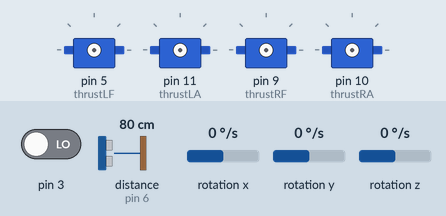
This sketch was run on a simulated Arduino Uno, built with avr-gcc and run on an emulated ATmega328P. On the bench: 4 × servo. Wiring (inferred from the names in the program): ADXL345 accelerometer at I2C address 0x53; ITG-3200 gyroscope at I2C address 0x68. Inputs (shaded band) come from the test bench; at power-on: pin 3 LOW, distance to the obstacle (sensor on pin 6) 80 cm, rotation x 0 °/s, rotation y 0 °/s, rotation z 0 °/s. The echo pulse lasts 58.3 µs per cm.

Above: at 0.1 s.
At 2.0 s:
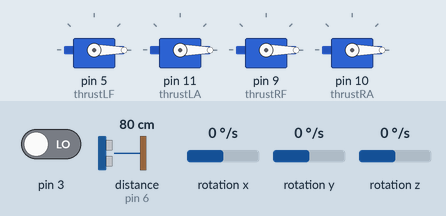
Timing chart, 0 to 3.5 s (numbered marks = the images above):
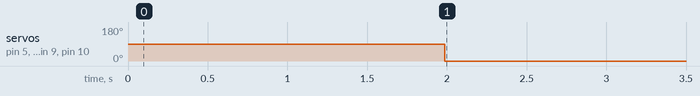

Measured:
- by itself, servo on pin 5 (thrustLF), servo on pin 11 (thrustLA), servo on pin 9 (thrustRF), servo on pin 10 (thrustRA): 90° → 0° at 2.0 s

The sketch:

FlightPlan_v0_1.ino
```cpp
// Initialize variables, pin modes, include libraries, etc. ------------------

  // include I2C library (mainly for 6DOF, barometer and magnetometer sensors)
      #include <Wire.h>

  // Include accelerometer (6DOF) sense/output libraries
      #include <FreeSixIMU.h>
        #include <FIMU_ADXL345.h>
        #include <FIMU_ITG3200.h>

  // Include updated Ultrasonic library
      #include <NewPing.h>

  // Include thrust motor and servo control library
      #include <Servo.h>

//Set objects  --------------------------------------------------------------

  // Setup yaw, pitch, roll angle array
    // 0 = pitch = up/down (thrustLR/thrustRF and thrustLA/thrustRA controlled)
    // 1 = yaw = left/right rotate (presently uncontrolled - maybe use torque?)
    // 2 = roll = left/right roll (thrustLF/thrustLA and thrustRF/thrustRA controlled)
    float angles[3];

  // Define the FreeSixIMU object
    FreeSixIMU sixDOF = FreeSixIMU();

  // Define main thrust motor objects
    // a maximum of eight motor/servo objects can be created
    // System is a 4-thrust motor 'X' configuration
    Servo thrustLF; //left-forward
    Servo thrustLA; //left-aft
    Servo thrustRF; //right-forward
    Servo thrustRA; //right-aft

  // Define variables to store the thrust motor adjusted thrust-bias (if needed)
    int thrustLF_bias = 0;
    int thrustLA_bias = 0;
    int thrustRF_bias = 0;
    int thrustRA_bias = 0;

  // Define variables to store the thrust motor output (0 as initial thrust % value - goes to 100)
    int thrustLF_output = 0;
    int thrustLA_output = 0;
    int thrustRF_output = 0;
    int thrustRA_output = 0;

  // Define Ultrasonic ground height 'sonar' setup
    #define TRIGGER_PIN  7
    #define ECHO_PIN     6
    #define MAX_DISTANCE 500 // Maximum sensing distance in CM

    // Define ground height sensor
     NewPing sonar_ground_height(TRIGGER_PIN, ECHO_PIN, MAX_DISTANCE);

      // Define minimum 'safe' altitude in CM
      int safe_altitude = 100;

      // Define last recorded height in CM to compare against current state - to check for uncontrolled ascent/descent
      int last_recorded_altitude = 0;

      // Define cruise height in CM - used for when auto pilot takes over from manual control
      int cruise_altitude = 0;

   // Define general incremental % value to adjust thrust by when correcting attitude and horizon
     int thrust_adjust = 5;

  // Setup RC receiver channel variables - presently only 2-channel
    int rc_channel_1;
    int rc_channel_2;

      // Setup RC receiver channel input range limits
      int rc_channel_lower_limit = 1030;
      int rc_channel_upper_limit = 1850;

      // Setup RC receiver joystick neutral values
      int rc_channel_1_neutral = 1430;
      int rc_channel_2_neutral = 1440;


// Setup code runs once  ---------------------------------------------------------
void setup() {

 // Configure all pin names and outputs

  //Begin serial output - for monitoring output on PC
    Serial.begin(9600);

  //Begin I2C comms
    Wire.begin();

  //Start-up the 6DOF IMU
    delay(5);
    sixDOF.init();
    delay(5);

  // Attaches the thrust servos PWM out to specific Arduino pins
    thrustLF.attach(5);
    thrustLA.attach(11);
    thrustRF.attach(9);
    thrustRA.attach(10);

 // Setup PWM RC receiver INPUT pins (one pin per channel)
    pinMode(3, INPUT);
    pinMode(6, INPUT);

}

// Main program code --------------------------------------------------------------

void loop() {

  // Self check

  // Spin up delay

  // Spin up

  // Read for RC interrupt and convert to meaningful signal
    // Read input on RC channels
    rc_channel_1 = pulseIn(3, HIGH, 25000); // Read the pulse width of
    rc_channel_2 = pulseIn(6, HIGH, 25000); // each RC channel
    // Constrain reading to 'known' valid signal range
    rc_channel_1 = constrain(rc_channel_1,rc_channel_lower_limit,rc_channel_upper_limit);
    rc_channel_2 = constrain(rc_channel_2,rc_channel_lower_limit,rc_channel_upper_limit);
    // Remap RC channel input to -100 to 100 range - representing % thrust and 'brake'
    rc_channel_1 = map(rc_channel_1,rc_channel_lower_limit,rc_channel_upper_limit,-100,100);
    rc_channel_2 = map(rc_channel_2,rc_channel_lower_limit,rc_channel_upper_limit,-100,100);

  // Read current cruise altitude - ULTRASONIC
  delay(50); // Wait 50ms between pings (about 20 pings/sec).
  unsigned int cruise_altitude = sonar_ground_height.ping_cm();

  // Auto-Pilot Routine
  // If RC inputs for sticks represent 'neutral' position then check and maintain stable horizon and altitude - at 'safe' altitude
    if (rc_channel_1 == rc_channel_1_neutral && rc_channel_2 == rc_channel_2_neutral)
    {

          // Horizon Correction - NEEDS WORK

          // Read orientation yaw, pitch, roll angles
            sixDOF.getYawPitchRoll(angles);
            int yaw = (angles[0]); // unsure of use - perhaps replace with magnetometer?
            int pitch = (angles[1]); // 0 - level, 90 vertical climb, -90 dive
            int roll = (angles[2]);  // 0 - level, -90 left roll, 90 right roll

          // Adjust thrust output % or 'level' on the four independant motors depending on y/p/r input
          // Only ever DECREASE thrust on corrected motors to ensure system doesn't cause sudden increased altitude

            // if pitched upward/climbing angle of attack - decrease forward thrust motor output by thrust_adjust pre-defined %
            if (pitch > 0) {thrustLF_output = thrustLA_output - thrust_adjust; thrustRF_output = thrustRA_output - thrust_adjust;}

            // if pitched downward - decrease aft thrust motor output by %
            if (pitch < 0) {thrustLA_output = thrustLF_output - thrust_adjust; thrustRA_output = thrustRF_output - thrust_adjust;}

            // if rolled right - decrease left thrust motor output by %
            if (roll > 0) {thrustLF_output = thrustRF_output - thrust_adjust; thrustLA_output = thrustRA_output - thrust_adjust;}

            // if rolled left - decrease right thrust motor output by %
            if (roll < 0) {thrustRA_output = thrustLA_output - thrust_adjust; thrustRF_output = thrustLF_output - thrust_adjust;}


          // Altitude Maintain - NEEDS WORK

          // Read current altitude
            delay(50); // Wait 50ms between pings (about 20 pings/sec).
            unsigned int current_altitude = sonar_ground_height.ping_cm();

          // Check altitude is above minimum 'safe' altitude - if not then increase power on all motors, equally
          if (current_altitude < safe_altitude) {

                thrustRA_output = thrustRA_output + thrust_adjust;
                thrustRF_output = thrustRF_output + thrust_adjust;
                thrustLF_output = thrustLF_output + thrust_adjust;
                thrustLA_output = thrustLA_output + thrust_adjust;

          } else {

              // if below cruise_altitude (that set when auto-pilot engaged) then increase all thrust motor output
              if (current_altitude < cruise_altitude) {
                thrustRA_output = thrustRA_output + thrust_adjust;
                thrustRF_output = thrustRF_output + thrust_adjust;
                thrustLF_output = thrustLF_output + thrust_adjust;
                thrustLA_output = thrustLA_output + thrust_adjust;
               }

              // if above cruise_altitude then decrease all thrust motor output
              if (current_altitude > cruise_altitude) {
                thrustRA_output = thrustRA_output - thrust_adjust;
                thrustRF_output = thrustRF_output - thrust_adjust;
                thrustLF_output = thrustLF_output - thrust_adjust;
                thrustLA_output = thrustLA_output - thrust_adjust;
              }

              // Record last loop's recorded altitude to compare against current altitude
              last_recorded_altitude = current_altitude;
          }

    } else {


    }

          // Convert thrust output to PWM signal change
          int thrustLF_PWM = (thrustLF_output+thrustLF_bias);
          int thrustLA_PWM = (thrustLA_output+thrustLA_bias);
          int thrustRF_PWM = (thrustRF_output+thrustRF_bias);
          int thrustRA_PWM = (thrustRA_output+thrustRA_bias);

          // Instruct thrust motors to alter output
          thrustLF.write(thrustLF_PWM);
          thrustLA.write(thrustLA_PWM);
          thrustRF.write(thrustRF_PWM);
          thrustRA.write(thrustRA_PWM);

            // Allow spin-change delay to take effect
            delay(100);

  // Maintain height for 5 minutes


  // Gradual descent - accelerometer feedback to prevent free-fall state


  // Land


  // Spin down


  // Power off

}
```
